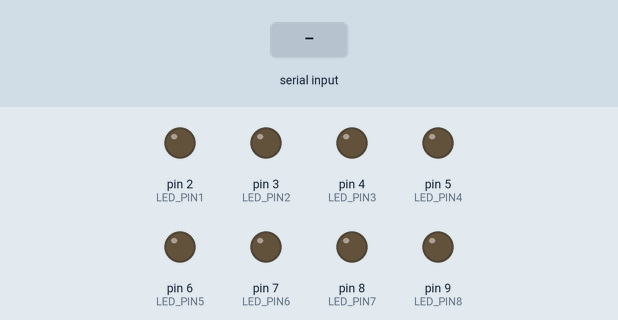
Simulated run of this sketch. Board: Arduino Uno, built with avr-gcc and run on an emulated ATmega328P. Parts: output pins drawn as LEDs (lit = HIGH). The inputs (shaded band) are chosen by the test bench. What the sketch prints to the serial monitor is not drawn.

Above: at 1.2 s.
1.3 s: "90,45\n" received over Serial
At 2.4 s:
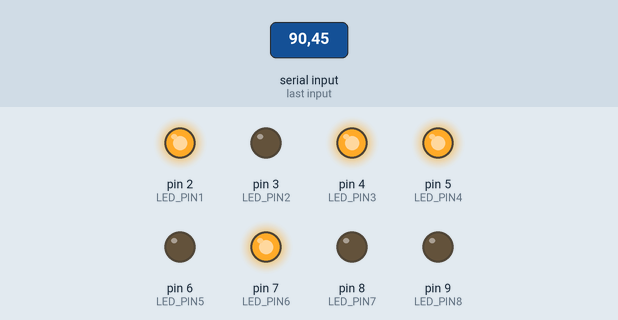
2.8 s: "30,150\n" received over Serial
At 3.6 s:
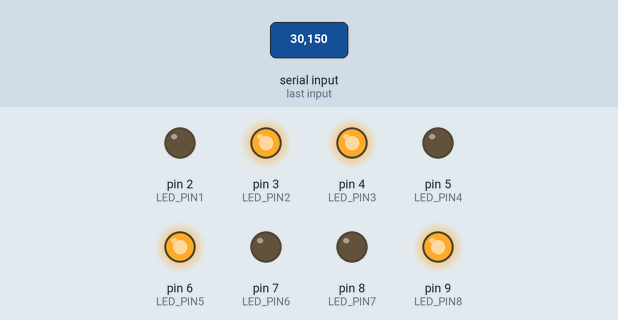
4.3 s: "5\n" received over Serial
At 5.5 s:
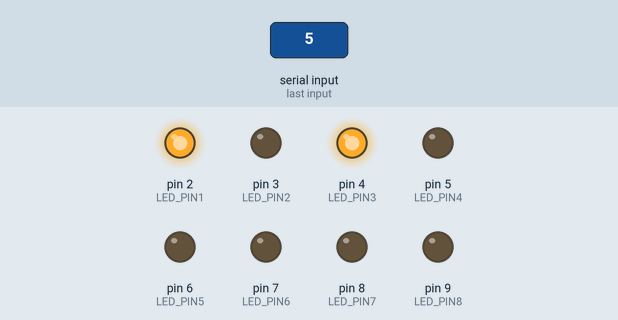
5.8 s: "90\n" received over Serial
At 6.9 s:
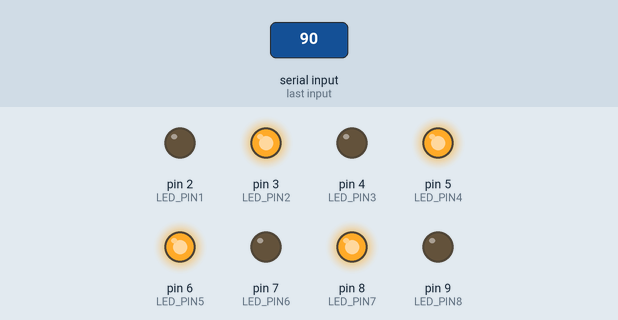
7.3 s: "200\n" received over Serial
At 8.1 s:
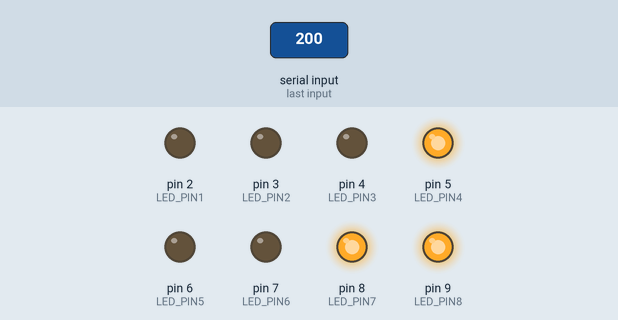
Timing chart, 0 to 9.8 s (numbered marks = the images above; inputs shaded):
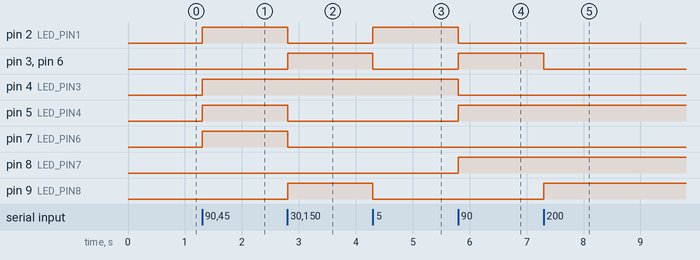

Measured:
- after the input at 1.3 s, pin 2 (LED_PIN1), pin 4 (LED_PIN3), pin 5 (LED_PIN4), pin 7 (LED_PIN6): LOW → HIGH at once
- after the input at 2.8 s, pin 2 (LED_PIN1), pin 5 (LED_PIN4), pin 7 (LED_PIN6): HIGH → LOW at once; pin 3 (LED_PIN2), pin 6 (LED_PIN5), pin 9 (LED_PIN8): LOW → HIGH at once
- after the input at 4.3 s, pin 2 (LED_PIN1): LOW → HIGH at once; pin 3 (LED_PIN2), pin 6 (LED_PIN5), pin 9 (LED_PIN8): HIGH → LOW at once
- after the input at 5.8 s, pin 2 (LED_PIN1), pin 4 (LED_PIN3): HIGH → LOW at once; pin 3 (LED_PIN2), pin 5 (LED_PIN4), pin 6 (LED_PIN5), pin 8 (LED_PIN7): LOW → HIGH at once
- after the input at 7.3 s, pin 3 (LED_PIN2), pin 6 (LED_PIN5): HIGH → LOW at once; pin 9 (LED_PIN8): LOW → HIGH at once

The sketch:

BluetoothControlLED.ino
```cpp
#define LED_PIN1  2  //
#define LED_PIN2  3
#define LED_PIN3  4
#define LED_PIN4  5

#define LED_PIN5  6
#define LED_PIN6  7
#define LED_PIN7  8
#define LED_PIN8  9


int inByte1 = 0;         // incoming serial byte
int inByte2 = 0;
byte bit0 = B00000001;   // 1
byte bit1 = B00000010;   // 2
byte bit2 = B00000100;   // 4
byte bit3 = B00001000;   // 8
byte bit4 = B00010000;   // 16
byte bit5 = B00100000;   // 32
byte bit6 = B01000000;   // 64
byte bit7 = B10000000;   // 128

byte bitDelay = 100;

boolean status_unlock;
boolean status_bluetooth;

long interval = 100;           // interval at which to blink (milliseconds)
long previousMillis = 0;        // will store last time LED was updat
int minite,sec;


void setup()
{
  // start serial port at 9600 bps:
  Serial.begin(9600);


  pinMode(LED_PIN1, OUTPUT);
  pinMode(LED_PIN2, OUTPUT);
  pinMode(LED_PIN3, OUTPUT);
  pinMode(LED_PIN4, OUTPUT);

  pinMode(LED_PIN5, OUTPUT);
  pinMode(LED_PIN6, OUTPUT);
  pinMode(LED_PIN7, OUTPUT);
  pinMode(LED_PIN8, OUTPUT);

  digitalWrite(LED_PIN1, LOW);  // switch on LED
  digitalWrite(LED_PIN2, LOW);  // switch on LED
  digitalWrite(LED_PIN3, LOW);  // switch on LED
  digitalWrite(LED_PIN4, LOW);  // switch on LED

  digitalWrite(LED_PIN5, LOW);  // switch on LED
  digitalWrite(LED_PIN6, LOW);  // switch on LED
  digitalWrite(LED_PIN7, LOW);  // switch on LED
  digitalWrite(LED_PIN8, LOW);  // switch on LED

  Serial.print("Arduino control LEDs Start");
  Serial.print('\n');
}

void loop()
{
  while (Serial.available() > 0) {

    inByte1 = Serial.parseInt(); // get incoming byte:

    char c = Serial.read();

    if ( (c == '\n') || (c == '\r')) {

              Serial.println(" ");

              if (inByte1 & bit0){                             // if bitwise AND resolves to true
                digitalWrite(LED_PIN1,HIGH);                  // send 1
              }
              else{                                           // if bitwise and resolves to false
                digitalWrite(LED_PIN1,LOW);                   // send 0
              }

              if (inByte1 & bit1){                             // if bitwise AND resolves to true
                digitalWrite(LED_PIN2,HIGH);                  // send 1
              }
              else{                                           // if bitwise and resolves to false
                digitalWrite(LED_PIN2,LOW);                   // send 0
              }

              if (inByte1 & bit2){                             // if bitwise AND resolves to true
                digitalWrite(LED_PIN3,HIGH);                  // send 1
              }
              else{                                           // if bitwise and resolves to false
                digitalWrite(LED_PIN3,LOW);                   // send 0
              }

              if (inByte1 & bit3){                             // if bitwise AND resolves to true
                digitalWrite(LED_PIN4,HIGH);                  // send 1
              }
              else{                                           // if bitwise and resolves to false
                digitalWrite(LED_PIN4,LOW);                   // send 0
              }

              if (inByte1 & bit4){                             // if bitwise AND resolves to true
                digitalWrite(LED_PIN5,HIGH);                  // send 1
              }
              else{                                           // if bitwise and resolves to false
                digitalWrite(LED_PIN5,LOW);                   // send 0
              }

              if (inByte1 & bit5){                             // if bitwise AND resolves to true
                digitalWrite(LED_PIN6,HIGH);                  // send 1
              }
              else{                                           // if bitwise and resolves to false
                digitalWrite(LED_PIN6,LOW);                   // send 0
              }

              if (inByte1 & bit6){                             // if bitwise AND resolves to true
                digitalWrite(LED_PIN7,HIGH);                  // send 1
              }
              else{                                           // if bitwise and resolves to false
                digitalWrite(LED_PIN7,LOW);                   // send 0
              }

              if (inByte1 & bit7){                             // if bitwise AND resolves to true
                digitalWrite(LED_PIN8,HIGH);                  // send 1
              }
              else{                                           // if bitwise and resolves to false
                digitalWrite(LED_PIN8,LOW);                   // send 0
              }
              Serial.print(inByte1);
              Serial.print(" OK");

    }

     //delay(inByte2 * bitDelay);                    //delay
     //Serial.println("OK");

  } // if(Serial

} //Loop
```
